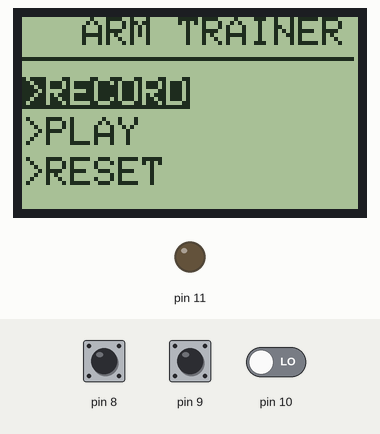
A sketch run on a simulated Arduino Uno, built with avr-gcc and run on an emulated ATmega328P. Shown: 84×48 one-colour display, output pins drawn as LEDs (lit = HIGH). The test bench sets the inputs (shaded band); at power-on: pin 8 LOW, pin 9 LOW, pin 10 LOW.

Above: at 0.81 s.
1.3 s: pin 8 driven HIGH
2.8 s: pin 8 driven LOW
At 3.02 s:
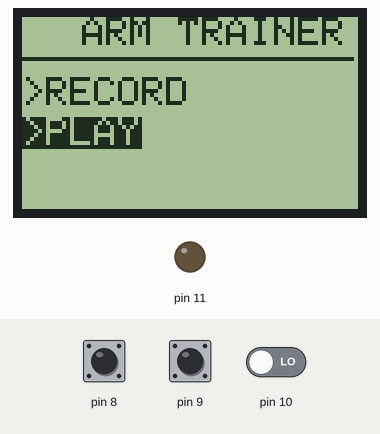
5.2 s: pin 8 pulsed HIGH 2 times (0.12 s each, 0.3 s apart)
At 5.68 s:
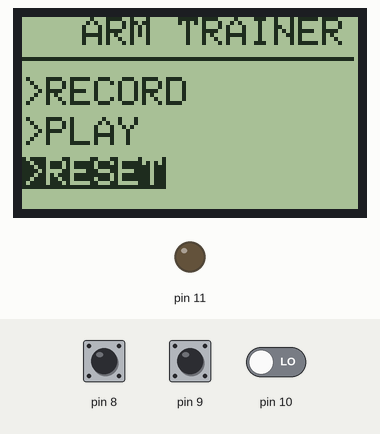
7.3 s: pin 9 pulsed HIGH 2 times (0.12 s each, 0.3 s apart)
At 8.5 s:
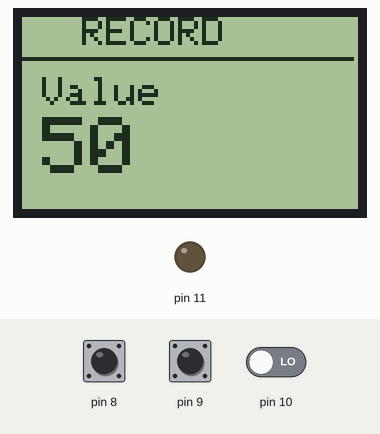
Timing chart, 0 to 10.3 s (numbered marks = the images above; inputs shaded):
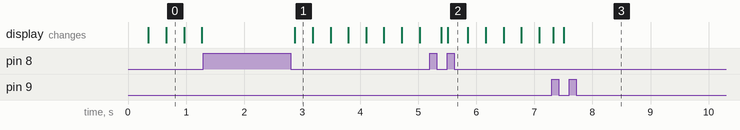

Measured:
- after the input at 1.3 s, every drawn part: stays the same
- after the input at 2.8 s, the display: changes after 0.08 s (image 1)
- after the input at 5.2 s, the display: first changes after 0.20 s (image 2 shows a later state)

The sketch:

Nokia5110Menu.ino
```cpp
#include <Adafruit_GFX.h>
#include <Adafruit_PCD8544.h>

boolean backlight = true;
int contrast=50;

int menuitem = 1;
int page = 1;

volatile boolean up = false;
volatile boolean down = false;
volatile boolean middle = false;

volatile boolean axis1=false;
volatile boolean axis2=false;
volatile boolean axis3=false;
volatile boolean axis4=false;
volatile boolean axis5=false;
volatile boolean axis6=false;


int downButtonState = 0;
int upButtonState = 0;
int selectButtonState = 0;
int lastDownButtonState = 0;
int lastSelectButtonState = 0;
int lastUpButtonState = 0;

Adafruit_PCD8544 display = Adafruit_PCD8544(7, 6, 5, 4, 3);

void setup() {

  pinMode(2,INPUT);
  pinMode(14,INPUT);
  pinMode(15,INPUT);
  pinMode(11,OUTPUT);

  digitalWrite(7,LOW); //Turn Backlight ON

  Serial.begin(9600);

  display.begin();
  display.setContrast(contrast); //Set contrast to 50
  display.clearDisplay();
  display.display();
}

void loop() {

  drawMenu();

  downButtonState = digitalRead(8);
  selectButtonState = digitalRead(9);
  upButtonState =   digitalRead(10);

  checkIfDownButtonIsPressed();
  checkIfUpButtonIsPressed();
  checkIfSelectButtonIsPressed();

  if (up && page == 1 ) {
    up = false;
    menuitem--;
    if (menuitem==0)
    {
      menuitem=3;
    }
  }else if (up && page == 2 ) {
    up = false;
    contrast--;
    setContrast();
  }

  else if (up && page == 3 ) //axis2
  {
    up = false;
    contrast--;
    setContrast();
  }


  if (down && page == 1) {
    down = false;
    menuitem++;
    if (menuitem==4)
    {
      menuitem=1;
    }
  }else if (down && page == 2 ) {
    down = false;
    contrast++;
    setContrast();
  }


  if (middle) {
    middle = false;

    if (page == 1 && menuitem==2)
    {
      if (backlight)
      {
        backlight = false;
        turnBacklightOff();
        }
      else
      {
        backlight = true;
        turnBacklightOn();
       }
    }

    if(page == 1 && menuitem ==3)
    {
      resetDefaults();
    }


else if (page == 1 && menuitem==1) {
      page=2;
     }
else if (page == 2) {
      page=3;
     }
   }

  }

  void checkIfDownButtonIsPressed()
  {
    if (downButtonState != lastDownButtonState)
  {
    if (downButtonState == 0)
    {
      down=true;
    }
    delay(50);
  }
   lastDownButtonState = downButtonState;
  }

void checkIfUpButtonIsPressed()
{
  if (upButtonState != lastUpButtonState)
  {
    if (upButtonState == 0) {
      up=true;
    }
    delay(50);
  }
   lastUpButtonState = upButtonState;
}

void checkIfSelectButtonIsPressed()
{
   if (selectButtonState != lastSelectButtonState)
  {
    if (selectButtonState == 0) {
      middle=true;
    }
    delay(50);
  }
   lastSelectButtonState = selectButtonState;
}


  void drawMenu()
  {

  if (page==1)
  {
    display.setTextSize(1);
    display.clearDisplay();
    display.setTextColor(BLACK, WHITE);
    display.setCursor(15, 0);
    display.print("ARM TRAINER");
    display.drawFastHLine(0,10,83,BLACK);
    display.setCursor(0, 15);

    if (menuitem==1)
    {
      display.setTextColor(WHITE, BLACK);
    }
    else
    {
      display.setTextColor(BLACK, WHITE);
    }
    display.print(">RECORD");
    display.setCursor(0, 25);

    if (menuitem==2)
    {
      display.setTextColor(WHITE, BLACK);
    }
    else
    {
      display.setTextColor(BLACK, WHITE);
    }
    display.print(">PLAY");


    display.display();

    if (menuitem==3)
    {
      display.setTextColor(WHITE, BLACK);
    }
    else
    {
      display.setTextColor(BLACK, WHITE);
    }
    display.setCursor(0, 35);
    display.print(">RESET");
    display.display();
  }


  else if (page==2)
  {

    display.setTextSize(1);
    display.clearDisplay();
    display.setTextColor(BLACK, WHITE);
    display.setCursor(15, 0);
    display.print("RECORD");
    display.drawFastHLine(0,10,83,BLACK);
    display.setCursor(5, 15);
    display.print("Value");
    display.setTextSize(2);
    display.setCursor(5, 25);
    display.print(contrast);

    display.setTextSize(2);
    display.display();
  }

  }

  void resetDefaults()
  {
    contrast = 50;
    setContrast();
    backlight = true;
    turnBacklightOn();
  }

  void setContrast()
  {
    display.setContrast(contrast);
    display.display();
  }

  void turnBacklightOn()
  {
    digitalWrite(7,LOW);
  }

    void turnBacklightOff()
  {
    digitalWrite(7,HIGH);
  }
```
